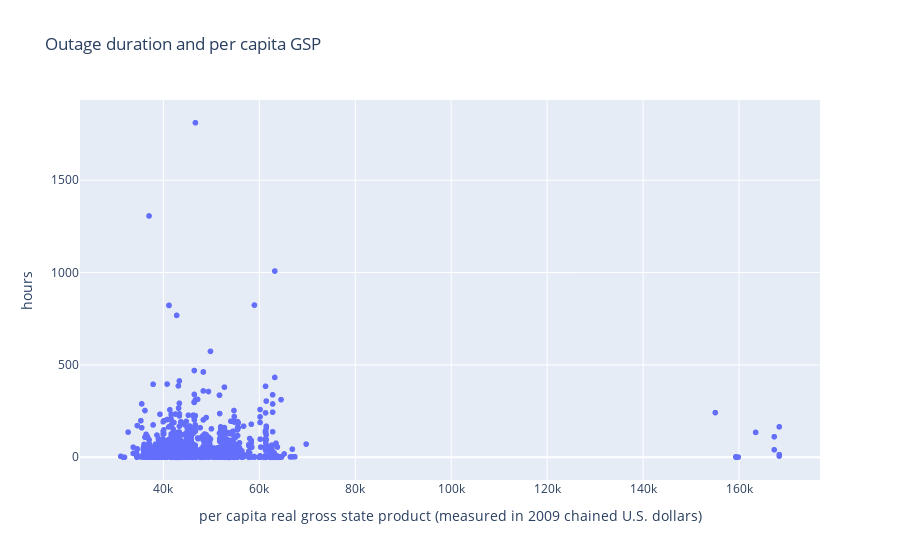

Here is the notebook cell this chart was saved with:
### Code cell
# Plotting a barplot between outage duration and regional economic output

fig5 = px.scatter(df, x='PC.REALGSP.STATE', y='DURATION.HR'\
    , title='Outage duration and per capita GSP')
fig5.update_xaxes(title_text='per capita real gross state product (measured in 2009 chained U.S. dollars)')
fig5.update_yaxes(title_text='hours')
fig5

### Figure 1 — Plotly figure (JSON) as saved in the notebook; plotly's stock layout.template omitted (floating-point values rounded to 4 significant figures; data arrays with more than 128 entries replaced by an {"elided": "..."} marker saying what was removed)
{"data": [{"hovertemplate": "PC.REALGSP.STATE=%{x}<br>DURATION.HR=%{y}<extra></extra>", "legendgroup": "", "marker": {"color": "#636efa", "symbol": "circle"}, "mode": "markers", "name": "", "showlegend": false, "type": "scattergl", "x": {"elided": "1534 int values"}, "xaxis": "x", "y": {"elided": "1534 float values"}, "yaxis": "y"}], "layout": {"legend": {"tracegroupgap": 0}, "title": {"text": "Outage duration and per capita GSP"}, "xaxis": {"anchor": "y", "domain": [0, 1], "title": {"text": "per capita real gross state product (measured in 2009 chained U.S. dollars)"}}, "yaxis": {"anchor": "x", "domain": [0, 1], "title": {"text": "hours"}}}}
